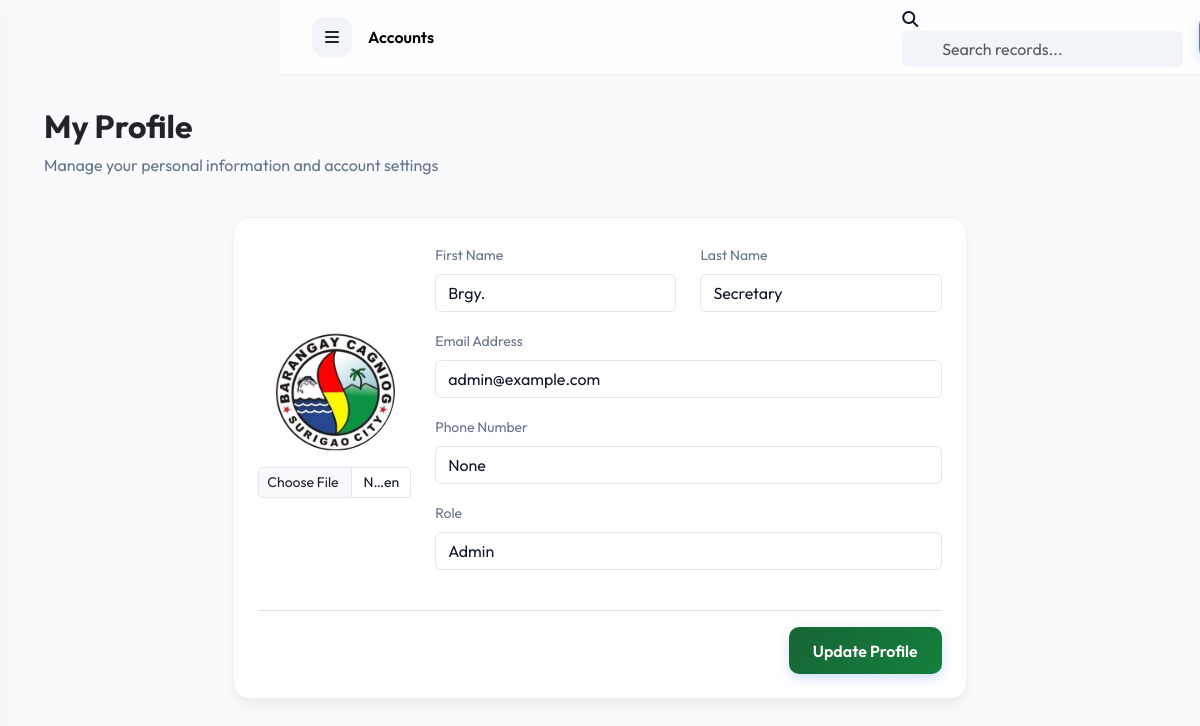
The page /accounts/profile/ (signed in) on the database its author committed.
### accounts/models.py (models this page shows, shortened)
class User(AbstractUser):
    ROLE_CHOICES = (
        ('ADMIN', 'Admin'),
        ('STAFF', 'Staff/Volunteer'),
    )
    role = models.CharField(max_length=10, choices=ROLE_CHOICES, default='STAFF')
    phone_number = models.CharField(max_length=15, blank=True, null=True)
    profile_picture = models.ImageField(upload_to='profiles/', blank=True, null=True)
    def is_admin(self):
        return self.role == 'ADMIN' or self.is_superuser

### accounts/views.py (the view, shortened to what this page needs)
# urls.py: path('profile/', views.profile, name='profile'),
@login_required
def profile(request):
    return render(request, 'accounts/profile.html')

### notifications/context_processors.py (called while the page is built)
def notifications_processor(request):
    if request.user.is_authenticated:
        unread_notifications = request.user.notifications.filter(is_read=False)[:5]
        unread_count = request.user.notifications.filter(is_read=False).count()
        return {
            'topbar_notifications': unread_notifications,
            'unread_notifications_count': unread_count
        }
    return {}

### templates/accounts/profile.html (shortened to what this page needs)
{% extends 'base.html' %}
{% block content %}
<div class="container-fluid">
    <div class="row mb-4">
        <div class="col-md-12">
            <h2 class="fw-bold text-dark">My Profile</h2>
            <p class="text-muted">Manage your personal information and account settings</p>
        </div>
    </div>
    <div class="row justify-content-center">
        <div class="col-md-8">
            <div class="glass-card p-4">
                <form method="post" enctype="multipart/form-data">
                    <div class="row align-items-center mb-4">
                        <div class="col-md-3 text-center">
                            <img src="{% if user.profile_picture %}{{ user.profile_picture.url }}{% else %}https://ui-avatars.com/api/?name={{ user.get_full_name|urlencode }}&size=200{% endif %}" class="rounded-circle mb-3" width="120" height="120">
                            <div class="input-group input-group-sm">
                                <input type="file" name="profile_picture" class="form-control">
                            </div>
                        </div>
                        <div class="col-md-9">
                            <div class="row">
                                <div class="col-md-6 mb-3">
                                    <label class="form-label text-muted small">First Name</label>
                                    <input type="text" name="first_name" class="form-control" value="{{ user.first_name }}">
                                </div>
                                <div class="col-md-6 mb-3">
                                    <label class="form-label text-muted small">Last Name</label>
                                    <input type="text" name="last_name" class="form-control" value="{{ user.last_name }}">
                                </div>
                            </div>
                            <div class="mb-3">
                                <label class="form-label text-muted small">Email Address</label>
                                <input type="email" class="form-control" value="{{ user.email }}" disabled>
                            </div>
                            <div class="mb-3">
                                <label class="form-label text-muted small">Phone Number</label>
                                <input type="text" name="phone_number" class="form-control" value="{{ user.phone_number }}">
                            </div>
                            <div class="mb-3">
                                <label class="form-label text-muted small">Role</label>
                                <input type="text" class="form-control" value="{{ user.get_role_display }}" disabled>
                            </div>
                        </div>
                    </div>
                    <div class="text-end border-top pt-3">
                        <button type="submit" class="btn btn-primary-glass">Update Profile</button>
                    </div>
                </form>
            </div>
        </div>
    </div>
</div>
{% endblock %}

### static/css/style.css (style rules this page uses)
:root { --primary-green: #166534; --primary-blue: #1d4ed8; --primary-red: #991b1b; --primary-yellow: #eab308; --primary-gradient: linear-gradient(135deg, #166534 0%, #15803d 100%); --secondary-gradient: linear-gradient(135deg, #1d4ed8 0%, #3b82f6 100%); --accent-gradient: linear-gradient(135deg, #991b1b 0%, #dc2626 100%); --sidebar-bg: #ffffff; --dark-bg: #f8fafc; --glass-bg: rgba(255, 255, 255, 0.7); --glass-border: rgba(0, 0, 0, 0.05); --text-main: #0f172a; --text-muted: #64748b; --card-shadow: 0 10px 15px -3px rgba(0, 0, 0, 0.05), 0 4px 6px -2px rgba(0, 0, 0, 0.02); }
body { background-color: var(--dark-bg) !important; color: var(--text-main) !important; font-family: 'Outfit', sans-serif !important; margin: 0; min-height: 100vh; }
h1, h2, h3, h4, h5, h6 { color: var(--text-main) !important; font-weight: 700 !important; }
.text-muted, .text-white-50 { color: var(--text-muted) !important; opacity: 1 !important; }
.glass-card { background: #ffffff; border: 1px solid var(--glass-border) !important; border-radius: 16px !important; box-shadow: var(--card-shadow) !important; }
.btn-primary-glass { background: var(--primary-gradient) !important; border: none !important; color: #fff !important; padding: 0.7rem 1.5rem !important; border-radius: 10px !important; font-weight: 600 !important; box-shadow: 0 4px 12px rgba(59, 130, 246, 0.25) !important; }
.form-control, .form-select { background: #ffffff !important; border: 1px solid #e2e8f0 !important; color: var(--text-main) !important; }

### templates/base.html (style rules this page uses)
:root { --sidebar-width: 280px; --topbar-height: 75px; --light-core: #ffffff; --body-bg: #f8fafc; }
body { background-color: var(--body-bg) !important; margin: 0; padding: 0; color: #0f172a !important; font-family: 'Outfit', sans-serif !important; }

### rows shown on the page
User: profile_picture (picture), first_name "Brgy.", last_name "Secretary", email "admin@example.com", phone_number "None", role "Admin"

### other values the page prints
{{ request.resolver_match.app_name|title }} "Accounts"
